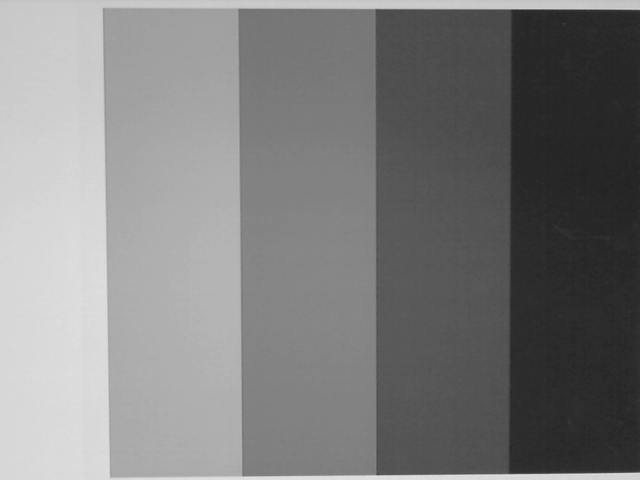
#> input picture LaTex_Template/v2 pum/bild1.png, 640 x 480 px; the run also reads 1 picture not shown here
$ python MuSv1.py
#> lines starting #> are read from the running program, lines starting #| are printed output that depends on the picture; long printed decimals are rounded
# -*- coding: utf-8 -*-
"""
Created on Wed Nov 14 14:54:14 2018

@author: ds-05
"""

import numpy as np
import cv2

data = cv2.imread('bild1.png')
#> data is the input picture: shape (480, 640, 3); min 33, max 230, mean 126.5
keil1 = data[24:456,0:100]
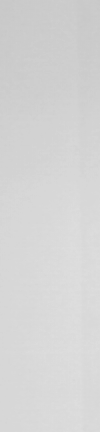
#> keil1: shape (432, 100, 3); min 199, max 222, mean 212.5
cv2.imwrite("keil1.png",keil1)

keil2 = data[24:456,110:235]
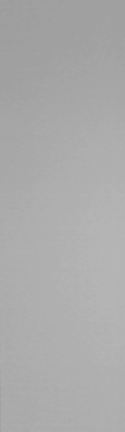
#> keil2: shape (432, 125, 3); min 155, max 182, mean 170.7
cv2.imwrite("keil2.png",keil2)

keil3 = data[24:456,245:375]
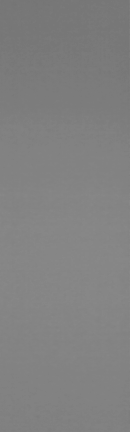
#> keil3: shape (432, 130, 3); min 116, max 136, mean 128.7
cv2.imwrite("keil3.png",keil3)

keil4 = data[24:456,380:505]
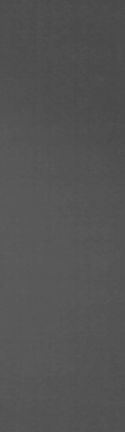
#> keil4: shape (432, 125, 3); min 73, max 94, mean 83.4
cv2.imwrite("keil4.png",keil4)

keil5 = data[24:456,515:640]
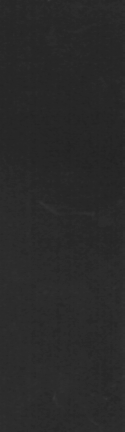
#> keil5: shape (432, 125, 3); min 33, max 56, mean 41.4
cv2.imwrite("keil5.png",keil5)

data = cv2.imread('bild1_korrekt.png')
keil1_k = data[24:456,0:100]
cv2.imwrite("keil1_korrekt.png",keil1_k)

keil2_k = data[24:456,110:235]
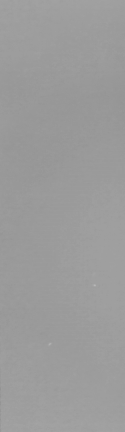
#> keil2_k: shape (432, 125, 3); min 147, max 183, mean 155.3
cv2.imwrite("keil2_korrekt.png",keil2_k)

keil3_k = data[24:456,245:375]
cv2.imwrite("keil3_korrekt.png",keil3_k)

keil4_k = data[24:456,380:505]
cv2.imwrite("keil4_korrekt.png",keil4_k)

keil5_k = data[24:456,515:640]
cv2.imwrite("keil5_korrekt.png",keil5_k)

def MuS(keil, n):
#> called with n = 1
    mittel = np.mean(keil)
#> mittel = 212.5
    std = np.std(keil)
#> std = 5.64
    print('Mittelwert'+ str(n) +':' + str(mittel))
#| Mittelwert1:212.505
    print('std'+ str(n) +':' + str(std))
#| std1:5.644
MuS(keil1, 1)
MuS(keil2, 2)
#| Mittelwert2:170.717
#| std2:6.200
MuS(keil3, 3)
#| Mittelwert3:128.680
#| std3:4.865
MuS(keil4, 4)
#| Mittelwert4:83.420
#| std4:4.633
MuS(keil5, 5)
#| Mittelwert5:41.394
#| std5:2.515
print('korrigierte Werte:-----------------------------------------------')
MuS(keil1_k, 1)
#| Mittelwert1:205.782
#| std1:3.503
MuS(keil2_k, 2)
#| Mittelwert2:155.268
#| std2:2.611
MuS(keil3_k, 3)
#| Mittelwert3:113.188
#| std3:2.333
MuS(keil4_k, 4)
#| Mittelwert4:72.237
#| std4:2.395
MuS(keil5_k, 5)
#| Mittelwert5:33.401
#| std5:2.650
